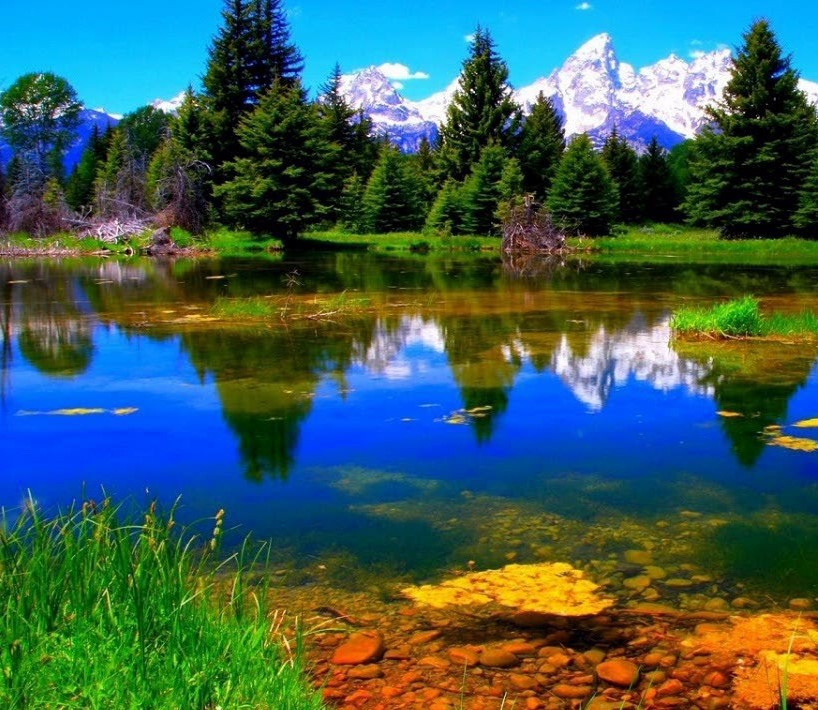
#> input picture images/original/pairs_01_01.jpg, 818 x 710 px
$ python example.py
#> lines starting #> are read from the running program, lines starting #| are printed output that depends on the picture
### utils/border.py
import cv2
import numpy as np

def create_border(img1_path, img2_path):
#> called with img1_path = './images/original/pairs_01_01.jpg', img2_path = './images/original/pairs_01_02.jpg'
    image1 = cv2.imread(img1_path)
#> image1 is the input picture: shape (710, 818, 3); mean B, G, R 88, 94.5, 62.3
    image2 = cv2.imread(img2_path)
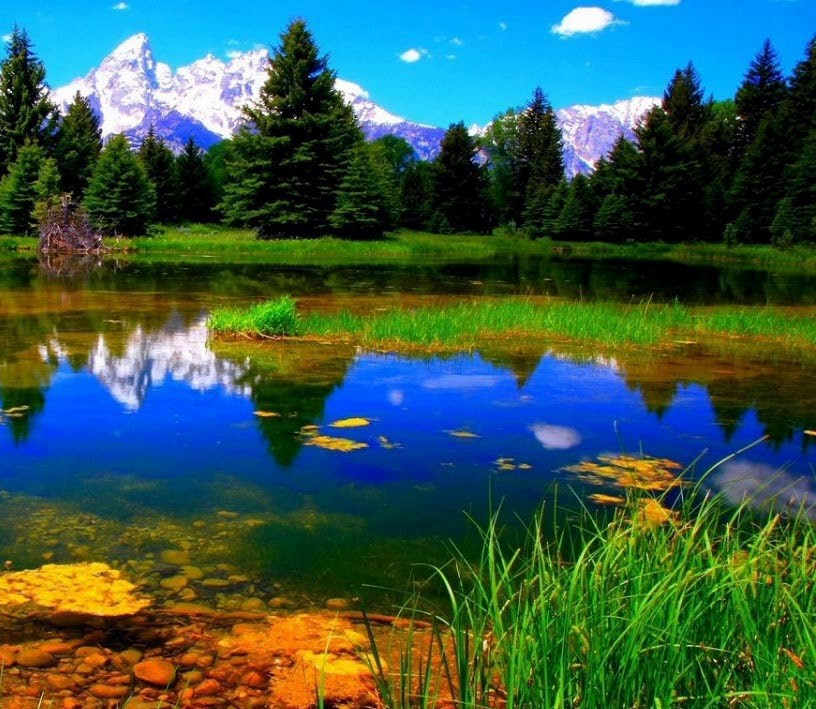
#> input picture images/original/pairs_01_02.jpg, 816 x 709 px
#> image2 is the input picture: shape (709, 816, 3); mean B, G, R 78.4, 90.3, 57.4

    image1 = cv2.copyMakeBorder(
                    image1, 1500, 1500, 1500, 1500,
                    cv2.BORDER_CONSTANT, value=0)
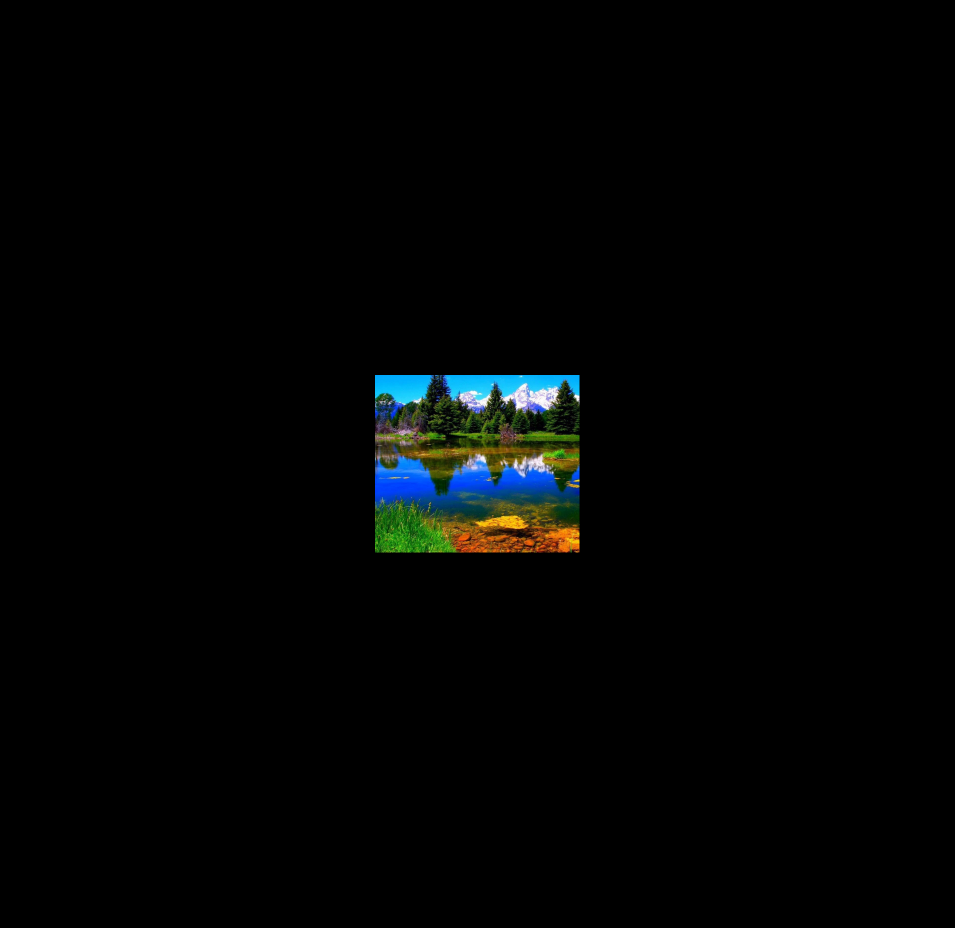
#> image1: shape (3710, 3818, 3) (shown at 1/4 size); mean B, G, R 3.6, 3.9, 2.6

    image2 = cv2.copyMakeBorder(
                    image2, 1500, 1500, 1500, 1500,
                    cv2.BORDER_CONSTANT, value=0)
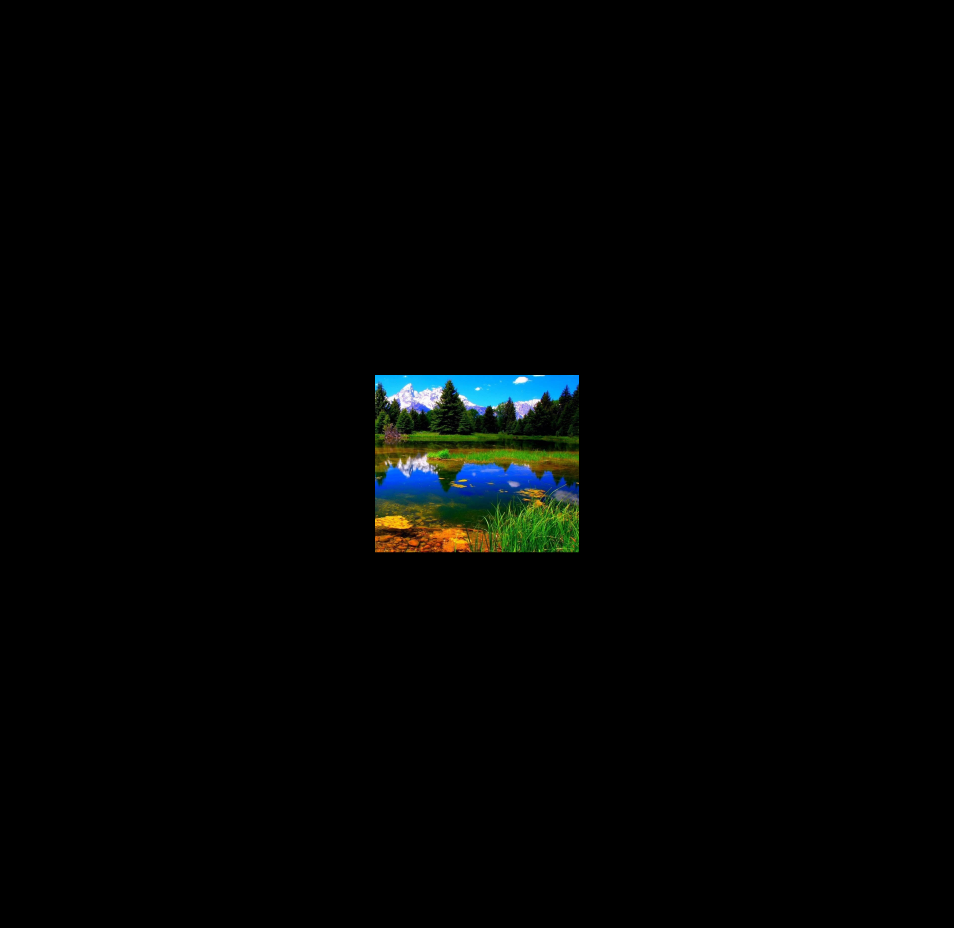
#> image2: shape (3709, 3816, 3) (shown at 1/4 size); mean B, G, R 3.2, 3.7, 2.3

    return image1, image2

# [14 lines left out: function crop_both_black_border, not called in this run]

def crop_black_border(image):
    y_nonzero, x_nonzero, _ = np.nonzero(image)
    return image[np.min(y_nonzero):np.max(y_nonzero), np.min(x_nonzero):np.max(x_nonzero)]

### utils/homography.py
import cv2
import numpy as np

def find_homography(image1, image2):
    gray1 = cv2.cvtColor(image1, cv2.COLOR_BGR2GRAY)
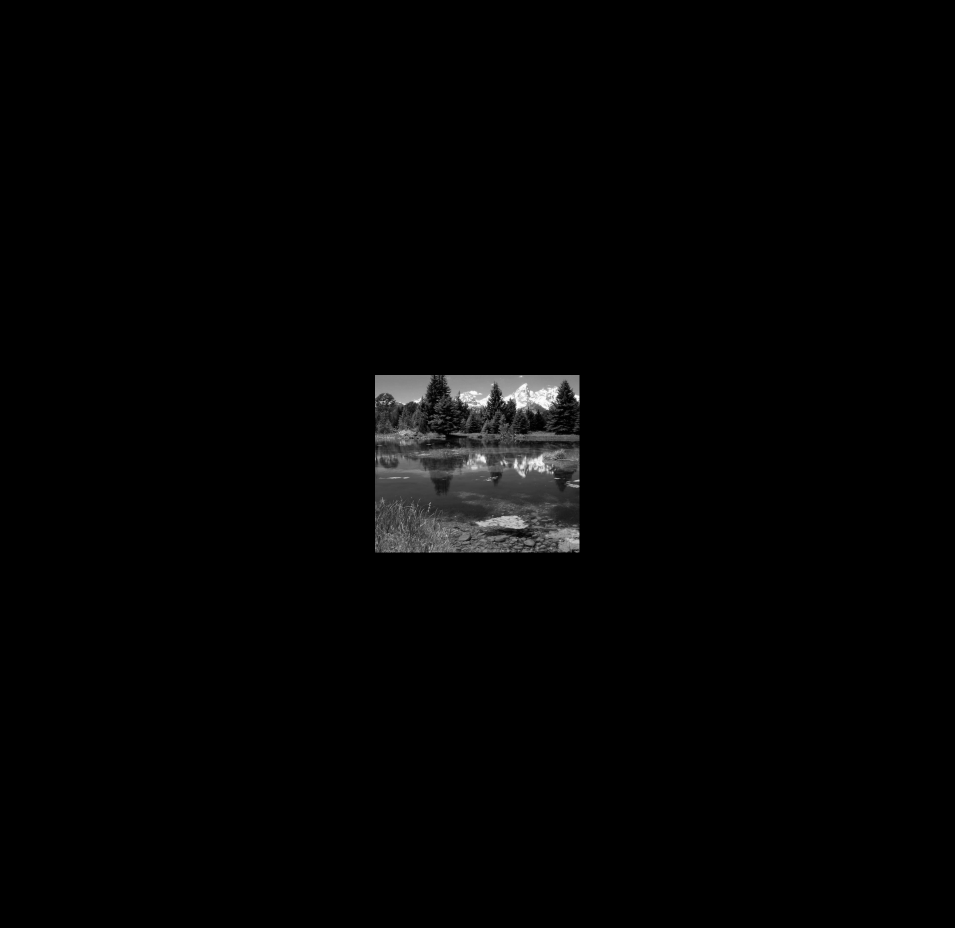
#> gray1: shape (3710, 3818) (shown at 1/4 size); min 0, max 255, mean 3.4
    gray2 = cv2.cvtColor(image2, cv2.COLOR_BGR2GRAY)

    sift = cv2.SIFT_create()

#> (the run stopped early here; a loop or call above may not have finished)
